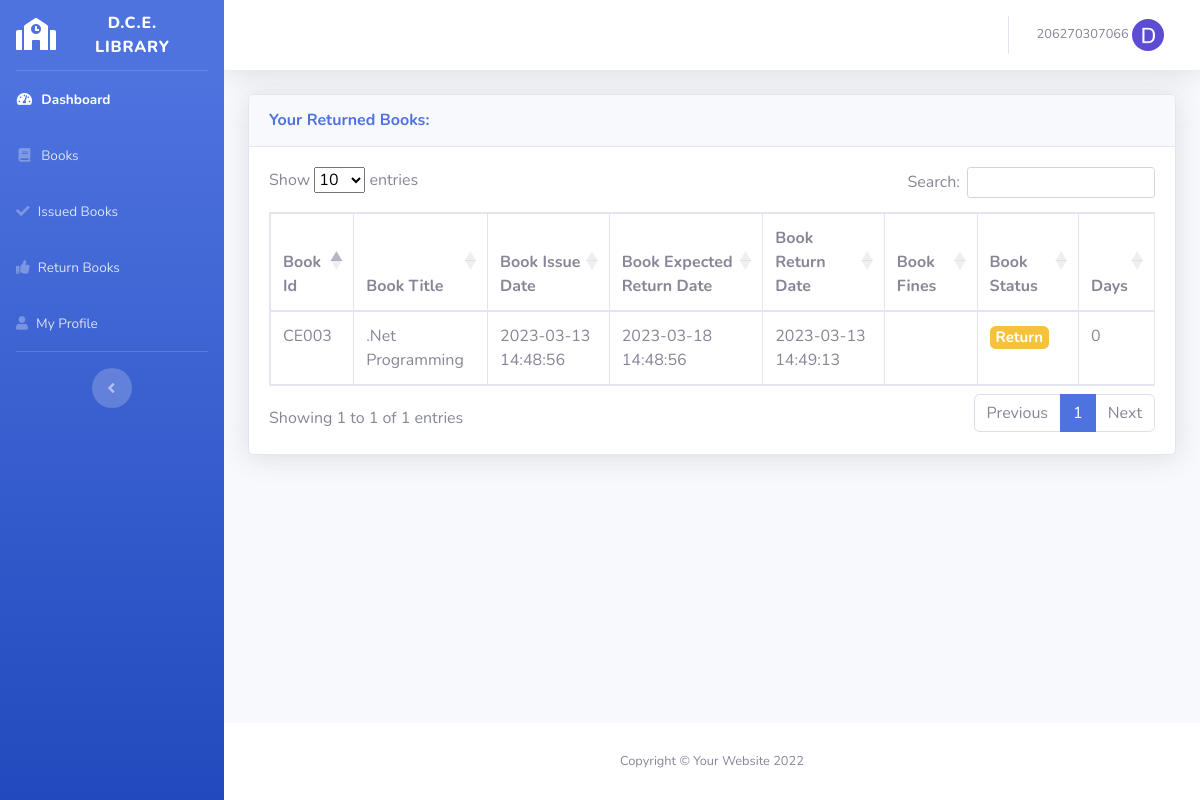
/show_student_return_books.php (signed in), run on an earlier commit of the app's database.
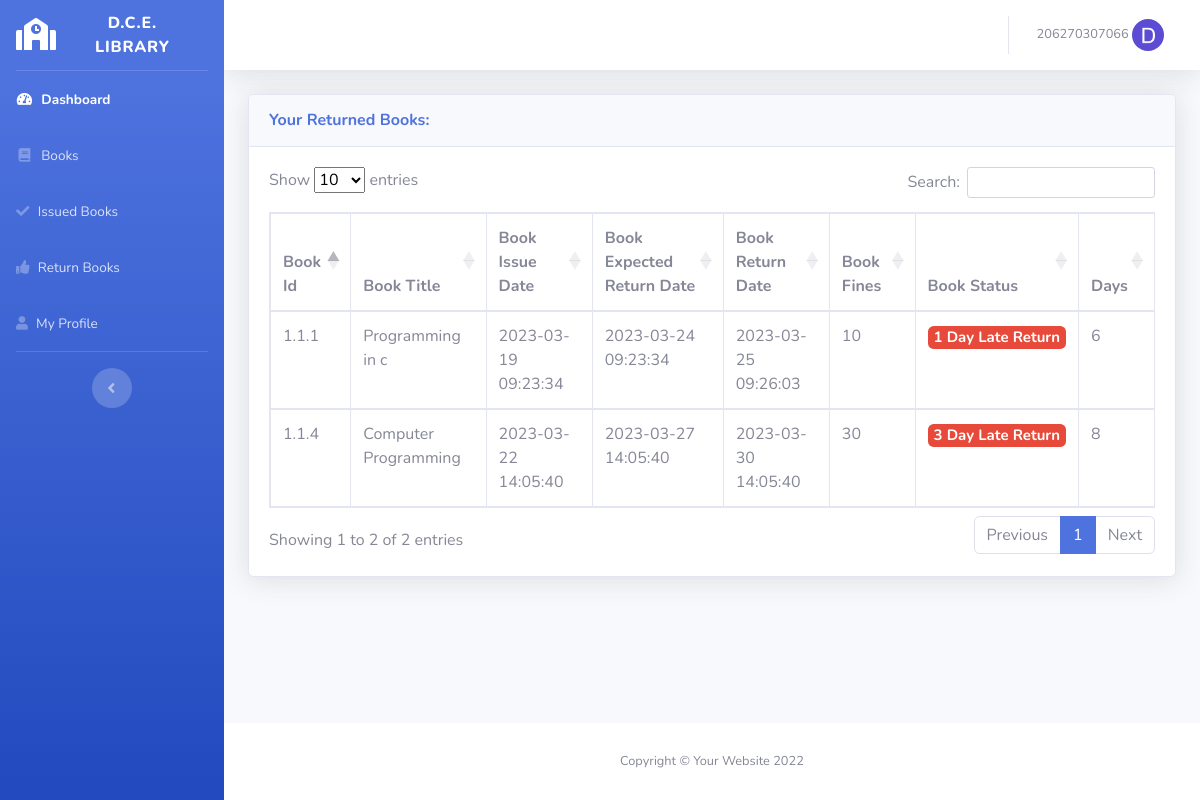
And on a later commit of the database.
### tables this page shows
CREATE TABLE IF NOT EXISTS `register` (
  `enrollment_number` bigint NOT NULL,
  `first_name` varchar(30) NOT NULL,
  `last_name` varchar(30) NOT NULL,
  `email` varchar(30) NOT NULL,
  `contact` bigint NOT NULL,
  `password` varchar(15) NOT NULL,
  `user_avatar` varchar(100) NOT NULL,
  `date` datetime NOT NULL DEFAULT CURRENT_TIMESTAMP,
  PRIMARY KEY (`enrollment_number`)
);

CREATE TABLE IF NOT EXISTS `issue_book` (
  `issue_book_id` int NOT NULL AUTO_INCREMENT,
  `book_id` varchar(20) NOT NULL,
  `user_id` bigint NOT NULL,
  `issue_date_time` varchar(30) NOT NULL,
  `expected_return_date` varchar(30) NOT NULL,
  `return_date_time` varchar(30) NOT NULL,
  `book_issue_status` enum('Issue','Return','Late Return') NOT NULL,
  PRIMARY KEY (`issue_book_id`)
);

CREATE TABLE IF NOT EXISTS `books` (
  `book_id` varchar(20) NOT NULL,
  `book_title` varchar(100) NOT NULL,
  `catagory` varchar(100) NOT NULL,
  `author_name` varchar(100) NOT NULL,
  `price` int NOT NULL,
  `publication` varchar(100) NOT NULL,
  `purchase_date` date NOT NULL,
  `edition` varchar(20) NOT NULL,
  `semester` varchar(5) NOT NULL,
  `availability` enum('Available','Not Available') NOT NULL,
  `book_updated_on` varchar(30) NOT NULL,
  PRIMARY KEY (`book_id`)
);

CREATE TABLE IF NOT EXISTS `settings` (
  `setting_id` int NOT NULL AUTO_INCREMENT,
  `library_admin` varchar(50) NOT NULL,
  `library_contact` bigint NOT NULL,
  `library_email` varchar(50) NOT NULL,
  `library_total_book_issue_day` int NOT NULL,
  `library_one_day_fine` decimal(4,2) NOT NULL,
  `library_issue_total_book_per_user` int NOT NULL,
  PRIMARY KEY (`setting_id`)
);

### function.php (called while the page is built, shortened)
<?php
    function get_one_day_fines($connection){
        $output = 0;
        $query = "SELECT library_one_day_fine FROM settings
        LIMIT 1";
        $result = mysqli_query($connection, $query);
        foreach($result as $row){
            $output = $row["library_one_day_fine"];
        }
        return $output;
    }
?>

### show_student_return_books.php (the view, shortened to what this page needs)
<?php
include('includes/header.php');
include('includes/navbar.php');
include('security.php');
include('function.php');
?>
<div class="container-fluid">
<div class="card shadow mb-4">
  <div class="card-header py-3">
    <h6 class="m-0 font-weight-bold text-primary">Your Returned Books: </h6>
  </div>
  <div class="card-body">
    <div class="table-responsive">
      <table class="table table-bordered" id="datatableid" width="100%" cellspacing="0">
        <thead>
          <tr>
            <th> Book Id </th>
            <th> Book Title </th>
            <th> Book Issue Date</th>
            <th> Book Expected Return Date</th>
            <th> Book Return Date</th>
            <th> Book Fines</th>
            <th> Book Status</th>
            <th> Days</th>
          </tr>
        </thead>
        <tbody>
        <?php
          $query = "SELECT * FROM issue_book
          INNER JOIN books
          ON books.book_id = issue_book.book_id
          WHERE issue_book.user_id = '".$_SESSION['user_name']."' and book_issue_status = 'Return'
          ORDER BY issue_book.issue_book_id DESC";
          $query_run = mysqli_query($connection, $query);
          if(mysqli_num_rows($query_run) > 0){
            while($row = mysqli_fetch_assoc($query_run)){
              $status = $row["book_issue_status"];
              if($status == 'Return'){
                $status = '<h5><span class="badge badge-warning">Return</span></h5>';
              }
              $issue_date = $row['issue_date_time'];
                          $cur_date = $row['return_date_time'];
                          $days = strtotime($cur_date)-strtotime($issue_date);
                          $expected_date = $row['expected_return_date'];
                          $res = strtotime($expected_date) - strtotime($issue_date);
                          $fine = null;
                          if ($days <= $res) {
                            $status = '<h5><span class="badge badge-warning">Return</span></h5>';
                          }
                          elseif($days > $res) {
                            $late = strtotime($cur_date)-strtotime($expected_date);
                            $status = '<h5><span class="badge badge-danger">'.floor($late/(24*60*60)).' Day Late Return</span></h5>';
                            $fine_func = get_one_day_fines($connection);
                            $fine = floor($late/(24*60*60)) * $fine_func;
                          }
            ?>
              <tr>
              <td><?php  echo $row['book_id']; ?></td>
              <td><?php  echo $row['book_title']; ?></td>
              <td><?php  echo $row['issue_date_time']; ?></td>
              <td><?php  echo $row['expected_return_date']; ?></td>
              <td><?php  echo $row['return_date_time']; ?></td>
              <td><?php  echo $fine; ?></td>
              <td><?php  echo $status; ?></td>
              <td><?php  echo floor($days/(24*60*60)); ?></td>
              </tr>
            <?php
            }
          }
          ?>
        </tbody>
      </table>
    </div>
  </div>
</div>
</div>
</div>
<?php
include('includes/footer.php');
?>

### includes/header.php (shortened to what this page needs)
<!DOCTYPE html>
<html lang="en">
<head>
  <link href="vendor/fontawesome-free/css/all.min.css" rel="stylesheet" type="text/css">
  <link href="css/sb-admin-2.css" rel="stylesheet">
  <link rel="stylesheet" href="https://cdn.datatables.net/1.13.1/css/dataTables.bootstrap5.min.css">
</head>
<body id="page-top">
  <div id="wrapper">

### includes/navbar.php (shortened to what this page needs)
 <?php
  include('database/dbconfig.php');
  include('profile_pic.php');
  $eno_login = $_SESSION['user_name'];
 ?>
   <ul class="navbar-nav bg-gradient-primary sidebar sidebar-dark accordion" id="accordionSidebar">
<a class="sidebar-brand d-flex align-items-center justify-content-center" href="student_index.php">
  <div class="sidebar-brand-icon">
    <i class="fas fa-school"></i>
  </div>
  <div class="sidebar-brand-text mx-3">D.C.E. Library</div>
</a>
<hr class="sidebar-divider my-0">
<li class="nav-item active">
  <a class="nav-link" href="student_index.php">
    <i class="fas fa-fw fa-tachometer-alt"></i>
    <span>Dashboard</span></a>
</li>
<li class="nav-item">
  <a class="nav-link" href="show_books.php">
    <i class="fas fa-fw fa-book"></i>
    <span>Books</span>
  </a>
</li>
<li class="nav-item">
  <a class="nav-link" href="stu_show_issue_book.php">
  <i class="fa fa-check"></i>
    <span>Issued Books</span>
  </a>
</li>
<li class="nav-item">
  <a class="nav-link" href="show_student_return_books.php">
    <i class="fa fa-thumbs-up"></i>
    <span>Return Books</span></a>
</li>
<li class="nav-item">
  <a class="nav-link" href="modify_user_profile.php">
    <i class="fas fa-user"></i>
    <span>My Profile</span>
  </a>
</li>
<hr class="sidebar-divider d-none d-md-block">
<div class="text-center d-none d-md-inline">
  <button class="rounded-circle border-0" id="sidebarToggle"></button>
</div>
</ul>
    <div id="content-wrapper" class="d-flex flex-column">
      <div id="content">
        <nav class="navbar navbar-expand navbar-light bg-white topbar mb-4 static-top shadow">
          <ul class="navbar-nav ml-auto">
            <li class="nav-item dropdown no-arrow">
              <a class="nav-link dropdown-toggle" href="#" id="userDropdown" role="button" data-toggle="dropdown" aria-haspopup="true" aria-expanded="false">
                <span class="mr-2 d-none d-lg-inline text-gray-600 small">
                  <?php
                  echo $_SESSION['user_name'];
                  Get_user_avatar($eno_login, $connection);
                ?>
                </span>
              </a>
            </li>
          </ul>
        </nav>

### profile_pic.php (shortened to what this page needs)
<?php
function Get_user_avatar($eno_login, $connection){
    $query = "SELECT user_avatar FROM register WHERE enrollment_number = '".$eno_login."'";
    $result = mysqli_query($connection, $query);
    while($row = mysqli_fetch_assoc($result)){
        echo '<img src="'.$row["user_avatar"].'" width="75" class="img-profile rounded-circle" />';
    }
}
?>

### includes/footer.php (shortened to what this page needs)
      <footer class="sticky-footer bg-white">
        <div class="container my-auto">
          <div class="copyright text-center my-auto">
            <span>Copyright &copy; Your Website 2022</span>
          </div>
        </div>
      </footer>
      </div>
      </div>
</body>
</html>

What changed in the data, as far as the page shows it:
removed issue_book: book.book_id "CE003", book.book_title ".Net Programming", issue_date_time "2023-03-13 14:48:56", expected_return_date "2023-03-18 14:48:56", return_date_time "2023-03-13 14:49:13", shows "Return", floor($days/(24*60*60)) "0"
added issue_book: book.book_id "1.1.4", book.book_title "Computer Programming", issue_date_time "2023-03-22 14:05:40", expected_return_date "2023-03-27 14:05:40", return_date_time "2023-03-30 14:05:40", fine "30", floor($late/(24*60*60)) "3", floor($days/(24*60*60)) "8"
added issue_book: book.book_id "1.1.1", book.book_title "Programming in c", issue_date_time "2023-03-19 09:23:34", expected_return_date "2023-03-24 09:23:34", return_date_time "2023-03-25 09:26:03", fine "10", floor($late/(24*60*60)) "1", floor($days/(24*60*60)) "6"
Also different on the page:
text written by a page script: "Show entries Search: Showing 1 to 1 of 1 entries Previous 1 Next" → "Show entries Search: Showing 1 to 2 of 2 entries Previous 1 Next"
